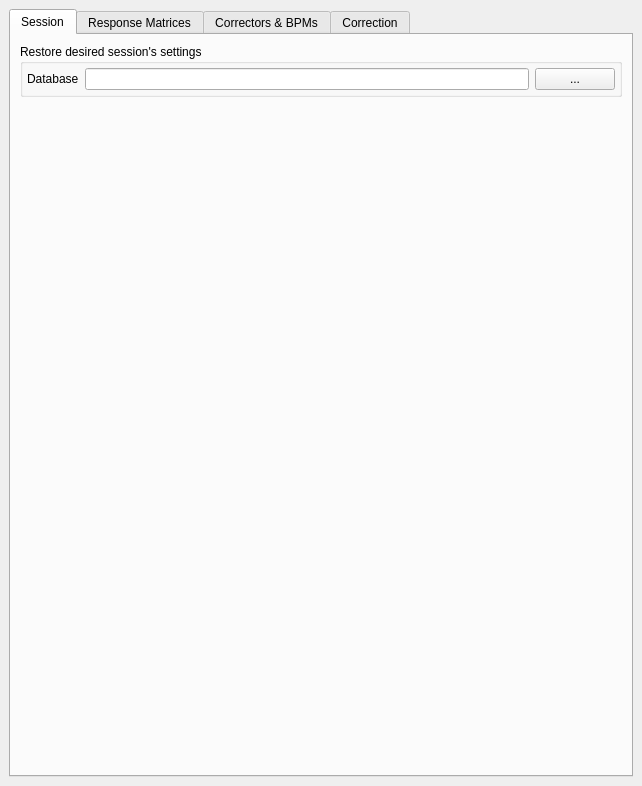
<?xml version="1.0" encoding="UTF-8"?>
<ui version="4.0">
 <class>MainWindow</class>
 <widget class="QMainWindow" name="MainWindow">
  <property name="geometry">
   <rect>
    <x>0</x>
    <y>0</y>
    <width>642</width>
    <height>786</height>
   </rect>
  </property>
  <property name="windowTitle">
   <string>CERN BBA</string>
  </property>
  <widget class="QWidget" name="centralwidget">
   <property name="enabled">
    <bool>true</bool>
   </property>
   <layout class="QHBoxLayout" name="horizontalLayout">
    <item>
     <layout class="QHBoxLayout" name="horizontalLayout_2">
      <item>
       <widget class="QTabWidget" name="tabWidget">
        <property name="tabPosition">
         <enum>QTabWidget::North</enum>
        </property>
        <property name="currentIndex">
         <number>0</number>
        </property>


        <!-- NEW SESSION TAB-->
                <widget class="QWidget" name="tab_session">
         <attribute name="title">
          <string>Session</string>
         </attribute>
         <layout class="QVBoxLayout" name="verticalLayout_30">
          <item>
           <widget class="QGroupBox" name="session_group_3">
            <property name="title">
             <string>Restore desired session's settings</string>
            </property>
            <layout class="QVBoxLayout" name="verticalLayout_31">
             <property name="leftMargin">
              <number>4</number>
             </property>
             <property name="topMargin">
              <number>4</number>
             </property>
             <property name="rightMargin">
              <number>4</number>
             </property>
             <property name="bottomMargin">
              <number>4</number>
             </property>
             <item>
              <layout class="QHBoxLayout" name="database_dir_layout_3">
               <item>
                <widget class="QLabel" name="label_31">
                 <property name="text">
                  <string>Database</string>
                 </property>
                </widget>
               </item>
               <item>
                <widget class="QLineEdit" name="session_database_3">
                </widget>
               </item>
               <item>
                <widget class="QPushButton" name="pushButton_11">
                 <property name="text">
                  <string>...</string>
                 </property>
                </widget>
               </item>
              </layout>
             </item>
            </layout>
           </widget>
          </item>

          <item>
           <spacer name="verticalSpacer_1">
            <property name="orientation"><enum>Qt::Vertical</enum></property>
            <property name="sizeHint" stdset="0">
             <size><width>20</width><height>40</height></size>
            </property>
           </spacer>
          </item>
         </layout>
        </widget>


        <!--END OF A SESSION TAB -->

        <widget class="QWidget" name="tab_response">
         <attribute name="title">
          <string>Response Matrices</string>
         </attribute>
         <layout class="QVBoxLayout" name="verticalLayout_7">
          <item>
           <widget class="QGroupBox" name="trajectory_group_3">
            <property name="title">
             <string>Trajectory Correction</string>
            </property>
            <layout class="QVBoxLayout" name="verticalLayout_9">
             <property name="leftMargin">
              <number>4</number>
             </property>
             <property name="topMargin">
              <number>4</number>
             </property>
             <property name="rightMargin">
              <number>4</number>
             </property>
             <property name="bottomMargin">
              <number>4</number>
             </property>
             <item>
              <layout class="QHBoxLayout" name="trajectory_response_layout_3">
               <item>
                <widget class="QLabel" name="label_18">
                 <property name="text">
                  <string>Response</string>
                 </property>
                </widget>
               </item>
               <item>
                <widget class="QLineEdit" name="trajectory_response_3">
                </widget>
               </item>
               <item>
                <widget class="QPushButton" name="pushButton_8">
                 <property name="text">
                  <string>...</string>
                 </property>
                </widget>
               </item>
              </layout>
             </item>
            </layout>
           </widget>
          </item>

          <item>
           <widget class="QGroupBox" name="groupBox_6">
            <property name="title">
             <string>Dispersion-Free Steering</string>
            </property>
            <layout class="QVBoxLayout" name="verticalLayout_19">
             <property name="leftMargin"><number>4</number></property>
             <property name="topMargin"><number>4</number></property>
             <property name="rightMargin"><number>4</number></property>
             <property name="bottomMargin"><number>4</number></property>
             <item>
              <layout class="QVBoxLayout" name="verticalLayout_10">
               <item>
                <layout class="QHBoxLayout" name="horizontalLayout_16">
                 <item>
                  <widget class="QLabel" name="label_19">
                   <property name="text">
                    <string>Response</string>
                   </property>
                  </widget>
                 </item>
                 <item>
                  <widget class="QLineEdit" name="dfs_response_3">

                  </widget>
                 </item>
                 <item>
                  <widget class="QPushButton" name="pushButton_9">
                   <property name="text">
                    <string>...</string>
                   </property>
                  </widget>
                 </item>
                </layout>
               </item>
               <item>
                <layout class="QHBoxLayout" name="horizontalLayout_17">
                 <item>
                  <widget class="QLabel" name="label_20">
                   <property name="text">
                    <string>Change energy</string>
                   </property>
                  </widget>
                 </item>
                 <item>
                  <widget class="QLineEdit" name="dfs_change_3">

                  </widget>
                 </item>
                </layout>
               </item>
               <item>
                <layout class="QHBoxLayout" name="horizontalLayout_18">
                 <item>
                  <widget class="QLabel" name="label_21">
                   <property name="text">
                    <string>Reset energy</string>
                   </property>
                  </widget>
                 </item>
                 <item>
                  <widget class="QLineEdit" name="dfs_reset_3"/>
                 </item>
                </layout>
               </item>
              </layout>
             </item>
            </layout>
           </widget>
          </item>

          <item>
           <widget class="QGroupBox" name="groupBox_7">
            <property name="title">
             <string>Wakefield-Free Steering</string>
            </property>
            <layout class="QVBoxLayout" name="verticalLayout_20">
             <property name="leftMargin"><number>4</number></property>
             <property name="topMargin"><number>4</number></property>
             <property name="rightMargin"><number>4</number></property>
             <property name="bottomMargin"><number>4</number></property>
             <item>
              <layout class="QHBoxLayout" name="horizontalLayout_19">
               <item>
                <widget class="QLabel" name="label_22">
                 <property name="text">
                  <string>Response</string>
                 </property>
                </widget>
               </item>
               <item>
                <widget class="QLineEdit" name="wfs_response_3"/>
               </item>
               <item>
                <widget class="QPushButton" name="pushButton_10">
                 <property name="text">
                  <string>...</string>
                 </property>
                </widget>
               </item>
              </layout>
             </item>
             <item>
              <layout class="QHBoxLayout" name="horizontalLayout_20">
               <item>
                <widget class="QLabel" name="label_23">
                 <property name="text">
                  <string>Change intensity</string>
                 </property>
                </widget>
               </item>
               <item>
                <widget class="QLineEdit" name="wfs_change_3"/>
               </item>
              </layout>
             </item>
             <item>
              <layout class="QHBoxLayout" name="horizontalLayout_21">
               <item>
                <widget class="QLabel" name="label_24">
                 <property name="text">
                  <string>Reset intensity</string>
                 </property>
                </widget>
               </item>
               <item>
                <widget class="QLineEdit" name="wfs_reset_3"/>

               </item>
              </layout>
             </item>
            </layout>
           </widget>
          </item>

          <item>
           <widget class="QGroupBox" name="groupBox_9">
            <property name="title">
             <string>Computation</string>
            </property>
            <layout class="QVBoxLayout" name="verticalLayout_2">
             <item alignment="Qt::AlignHCenter">
              <widget class="QCheckBox" name="checkBox">
               <property name="text">
                <string>Force triangular matrix</string>
               </property>
              </widget>
             </item>
            </layout>
           </widget>
          </item>

          <item>
           <spacer name="verticalSpacer">
            <property name="orientation"><enum>Qt::Vertical</enum></property>
            <property name="sizeHint" stdset="0">
             <size><width>20</width><height>40</height></size>
            </property>
           </spacer>
          </item>
         </layout>
        </widget>

        <!--CORRECTORS AND BPMS TAB -->
        <widget class="QWidget" name="tab_corrbpms">
         <attribute name="title">
          <string>Correctors &amp;&amp; BPMs</string>
         </attribute>
         <layout class="QHBoxLayout" name="horizontalLayout_6">
          <item>
           <widget class="QGroupBox" name="groupBox_5">
            <property name="title">
             <string>Correctors</string>
            </property>
            <layout class="QVBoxLayout" name="verticalLayout_14">
             <item>
              <layout class="QVBoxLayout" name="verticalLayout">
               <item>
                <widget class="QListWidget" name="correctors_list">
                 <property name="selectionMode">
                  <enum>QAbstractItemView::ExtendedSelection</enum>
                 </property>
                </widget>
               </item>

               <item>

                <layout class="QHBoxLayout" name="correctors_buttons_layout">
                 <item>
                  <widget class="QPushButton" name="save_correctors_button">
                   <property name="text">
                    <string>Save As..</string>
                   </property>
                  </widget>
                 </item>
                 <item>
                  <widget class="QPushButton" name="load_correctors_button">
                   <property name="text">
                    <string>Load..</string>
                   </property>
                  </widget>
                 </item>
                 <item>
                  <widget class="QPushButton" name="clear_correctors_button">
                   <property name="text">
                    <string>Clear</string>
                   </property>
                  </widget>
                 </item>
                </layout>
               </item>
              </layout>
             </item>
            </layout>
           </widget>
          </item>
          <item>
           <widget class="QGroupBox" name="groupBox_8">
            <property name="title">
             <string>BPMs</string>
            </property>
            <layout class="QVBoxLayout" name="verticalLayout_15">
             <item>
              <layout class="QVBoxLayout" name="verticalLayout_13">
               <item>
                <widget class="QListWidget" name="bpms_list">
                 <property name="selectionMode">
                  <enum>QAbstractItemView::ExtendedSelection</enum>
                 </property>
                </widget>
               </item>
               <item>
                <layout class="QHBoxLayout" name="horizontalLayout_7">
                 <item>
                  <widget class="QPushButton" name="save_bpms_button">
                   <property name="text">
                    <string>Save As..</string>
                   </property>
                  </widget>
                 </item>
                 <item>
                  <widget class="QPushButton" name="load_bpms_button">
                   <property name="text">
                    <string>Load..</string>
                   </property>
                  </widget>
                 </item>
                 <item>
                  <widget class="QPushButton" name="clear_bpms_button">
                   <property name="text">
                    <string>Clear</string>
                   </property>
                  </widget>
                 </item>
                </layout>
               </item>
              </layout>
             </item>
            </layout>
           </widget>
          </item>
         </layout>
        </widget>


     <!--CORRECTION TAB -->
        <widget class="QWidget" name="tab_correction">
         <attribute name="title">
          <string>Correction</string>
         </attribute>
         <layout class="QVBoxLayout" name="verticalLayout_6">
          <item>
           <widget class="QGroupBox" name="groupBox">
            <property name="title">
             <string>Settings</string>
            </property>
            <layout class="QVBoxLayout" name="verticalLayout_3">

             <item>
              <layout class="QHBoxLayout" name="horizontalLayout_3">
               <item>
                <widget class="QLabel" name="label">
                 <property name="text">
                  <string>Orbit weight</string>
                 </property>
                </widget>
               </item>
               <item>
                <widget class="QLineEdit" name="lineEdit">
                 <property name="minimumWidth"><number>250</number></property>
                 <property name="maximumWidth"><number>250</number></property>
                </widget>
               </item>
              </layout>
             </item>

             <item>
              <layout class="QHBoxLayout" name="horizontalLayout_4">
               <item>
                <widget class="QLabel" name="label_2">
                 <property name="text">
                  <string>Dispersion weight</string>
                 </property>
                </widget>
               </item>
               <item>
                <widget class="QLineEdit" name="lineEdit_2">
                 <property name="minimumWidth"><number>250</number></property>
                 <property name="maximumWidth"><number>250</number></property>
                </widget>
               </item>
              </layout>
             </item>

             <item>
              <layout class="QHBoxLayout" name="horizontalLayout_5">
               <item>
                <widget class="QLabel" name="label_3">
                 <property name="text">
                  <string>Wakefield weight</string>
                 </property>
                </widget>
               </item>
               <item>
                <widget class="QLineEdit" name="lineEdit_3">
                 <property name="minimumWidth"><number>250</number></property>
                 <property name="maximumWidth"><number>250</number></property>
                </widget>
               </item>
              </layout>
             </item>

             <item>
              <layout class="QHBoxLayout" name="horizontalLayout_8">
               <item>
                <widget class="QLabel" name="label_4">
                 <property name="text">
                  <string>PINV tolerance</string>
                 </property>
                </widget>
               </item>
               <item>
                <widget class="QLineEdit" name="lineEdit_4">
                 <property name="minimumWidth"><number>250</number></property>
                 <property name="maximumWidth"><number>250</number></property>
                </widget>
               </item>
              </layout>
             </item>

             <item>
              <layout class="QHBoxLayout" name="horizontalLayout_10">
               <item>
                <widget class="QLabel" name="label_5">
                 <property name="text">
                  <string>Number of iterations</string>
                 </property>
                </widget>
               </item>
               <item>
                <widget class="QLineEdit" name="lineEdit_5">
                 <property name="minimumWidth"><number>250</number></property>
                 <property name="maximumWidth"><number>250</number></property>
                </widget>
               </item>
              </layout>
             </item>

             <item>
              <layout class="QHBoxLayout" name="horizontalLayout_31">
               <item>
                <widget class="QLabel" name="label_6">
                 <property name="text">
                  <string>Gain</string>
                 </property>
                </widget>
               </item>
               <item>
                <widget class="QLineEdit" name="lineEdit_6">
                 <property name="minimumWidth"><number>250</number></property>
                 <property name="maximumWidth"><number>250</number></property>
                </widget>
               </item>
              </layout>
             </item>




            </layout>
           </widget>
          </item>

          <item>
           <layout class="QHBoxLayout" name="buttons_layout_2">

          <item>
                  <widget class="QPushButton" name="popup_button">
                          <property name="text">
                           <string>χ²</string>
                          </property>
                   <property name="sizePolicy">
                    <sizepolicy hsizetype="Fixed" vsizetype="Fixed">
                                   <horstretch>0</horstretch>
                                   <verstretch>0</verstretch>
                    </sizepolicy>
                   </property>
                  </widget>

          </item>

          <item>
                  <widget class="QPushButton" name="clear_graphs_button">
                          <property name="text">
                           <string>Clear</string>
                          </property>
                   <property name="sizePolicy">
                    <sizepolicy hsizetype="Fixed" vsizetype="Fixed">
                                   <horstretch>0</horstretch>
                                   <verstretch>0</verstretch>
                    </sizepolicy>
                   </property>
                  </widget>



             <item>
                 <spacer name="before_current_spacer">
                   <property name="orientation"><enum>Qt::Horizontal</enum></property>
                   <property name="sizeType"><enum>QSizePolicy::Expanding</enum></property>
                   <property name="sizeHint" stdset="0"><size><width>180</width><height>20</height></size></property>
                 </spacer>
               </item>
                <item>

             <layout class="QHBoxLayout" name="current_layout">
              <item>
               <widget class="QLabel" name="current_label">
                <property name="text">
                 <string>Max strength (gauss*m)</string>
                </property>
               </widget>
              </item>
              <item>
               <spacer name="current_spacer">
                <property name="orientation">
                 <enum>Qt::Orientation::Horizontal</enum>
                </property>
                 <property name="sizeHint" stdset="0">
                 <size>
                  <width>40</width>
                  <height>20</height>
                 </size>
                </property>
               </spacer>
              </item>
              <item>
               <widget class="QLabel" name="horizontal_current_label">
                <property name="text">
                 <string>H:</string>
                </property>
               </widget>
              </item>
              <item>
               <widget class="QDoubleSpinBox" name="max_horizontal_current_spinbox">
                <property name="singleStep">
                 <double>0.010000000000000</double>
                </property>
               </widget>
              </item>
              <item>
               <widget class="QLabel" name="vertical_current_label">
                <property name="text">
                 <string> V:</string>
                </property>
               </widget>
              </item>
              <item>
               <widget class="QDoubleSpinBox" name="max_vertical_current_spinbox">
                <property name="singleStep">
                 <double>0.010000000000000</double>
                </property>
               </widget>
              </item>
             </layout>
               <property name="sizePolicy">
                    <sizepolicy hsizetype="Fixed" vsizetype="Fixed">
                                   <horstretch>20</horstretch>
                                   <verstretch>0</verstretch>
                    </sizepolicy>
                   </property>
            </item>



          </item>
            <item>
              <spacer name="horizontalSpacer">
                <property name="orientation"><enum>Qt::Horizontal</enum></property>
                <property name="sizeHint" stdset="0">
                  <size><width>40</width><height>20</height></size>
                </property>
              </spacer>
            </item>
           </layout>
           </item>


          <item>
           <widget class="QGroupBox" name="groupBox_2">
            <property name="title">
             <string>Trajectory</string>

            </property>
            <layout class="QVBoxLayout" name="verticalLayout_8">
             <item>
              <widget class="QWidget" name="plot_widget_3" native="true">
               <property name="sizePolicy">
                <sizepolicy hsizetype="Expanding" vsizetype="Expanding">
                 <horstretch>0</horstretch>
                 <verstretch>0</verstretch>
                </sizepolicy>
               </property>
               <property name="minimumSize">
                <size><width>300</width><height>100</height></size>
               </property>
              </widget>
             </item>


            </layout>
           </widget>
          </item>

          <item>
           <widget class="QGroupBox" name="groupBox_3">
            <property name="title">
             <string>Dispersion</string>
            </property>
            <layout class="QVBoxLayout" name="verticalLayout_4">
             <item>
              <widget class="QWidget" name="plot_widget_4" native="true">
               <property name="sizePolicy">
                <sizepolicy hsizetype="Expanding" vsizetype="Expanding">
                 <horstretch>0</horstretch>
                 <verstretch>0</verstretch>
                </sizepolicy>
               </property>
               <property name="minimumSize">
                <size><width>300</width><height>100</height></size>
               </property>
              </widget>
             </item>




            </layout>
           </widget>
          </item>

          <item>
           <widget class="QGroupBox" name="groupBox_4">
            <property name="title">
             <string>Wakefield</string>
            </property>
            <layout class="QVBoxLayout" name="verticalLayout_5">
             <item>
              <widget class="QWidget" name="plot_widget_5" native="true">
               <property name="sizePolicy">
                <sizepolicy hsizetype="Expanding" vsizetype="Expanding">
                 <horstretch>0</horstretch>
                 <verstretch>0</verstretch>
                </sizepolicy>
               </property>
               <property name="minimumSize">
                <size><width>300</width><height>100</height></size>
               </property>
              </widget>
             </item>



            </layout>
           </widget>
          </item>

          <item>
           <layout class="QHBoxLayout" name="buttons_layout">
            <item>
             <widget class="QPushButton" name="start_button">
              <property name="styleSheet">
               <string notr="true">background-color: red; color: white;</string>
              </property>
              <property name="text">
               <string>START</string>
              </property>
             </widget>
            </item>
            <item>
             <widget class="QPushButton" name="stop_button">
              <property name="styleSheet">
               <string notr="true">background-color: green; color: white;</string>
              </property>
              <property name="text">
               <string>STOP</string>
              </property>
             </widget>
            </item>
           </layout>
          </item>

         </layout>
        </widget>

       </widget>
      </item>
     </layout>
    </item>
   </layout>
  </widget>
 </widget>
 <resources/>
 <connections/>
</ui>
